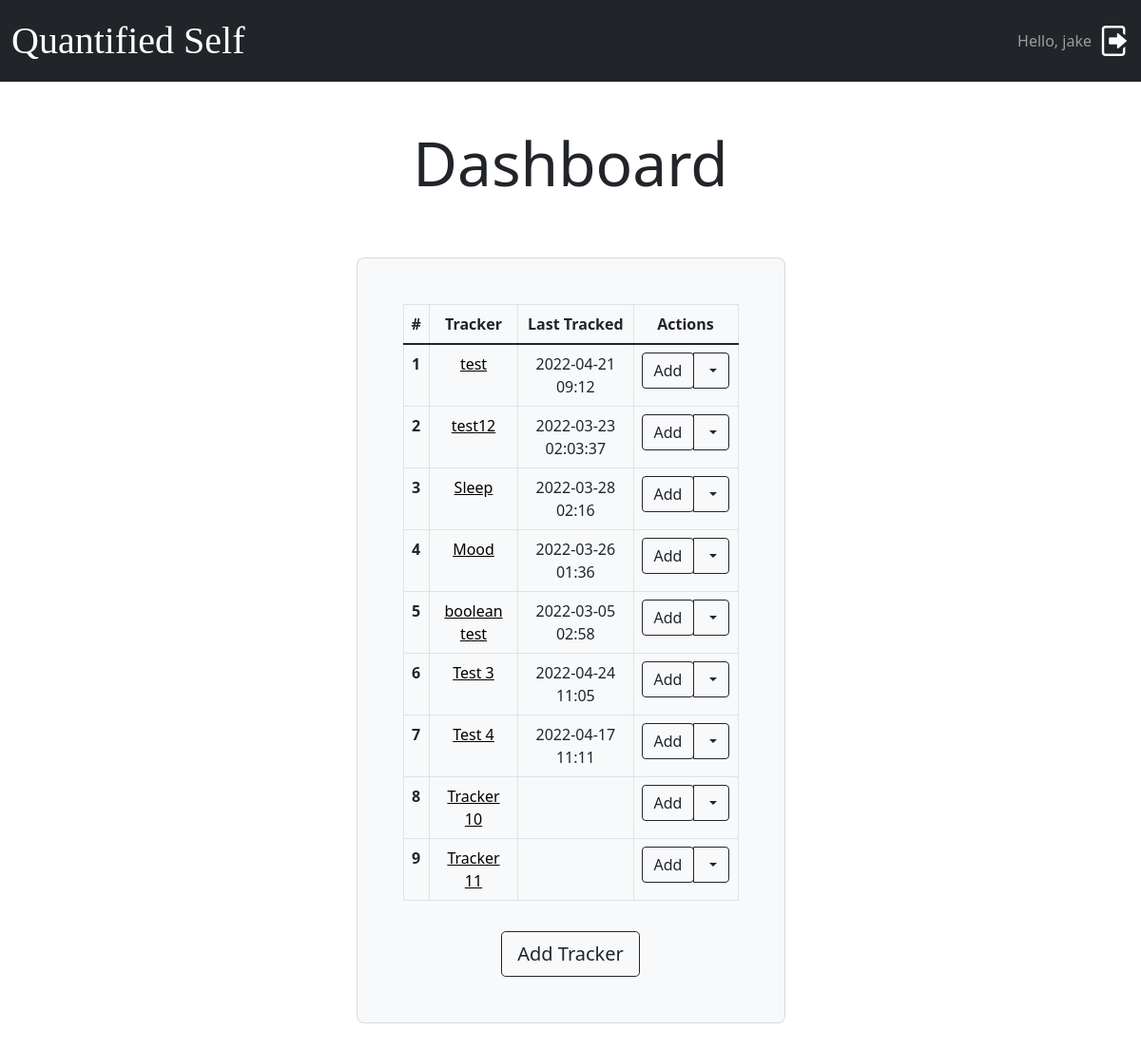
Page /user/jake (signed in) on the committed database.
### flask_app/models.py (models this page shows, shortened)
class Tracker(Base):
    __tablename__ = "trackers"
    id = Column(db.Integer(), autoincrement=True, primary_key=True)
    user = Column(db.Text(), ForeignKey('accounts.username'), nullable=False)
    name = Column(db.Text(), nullable=False)
    last_tracked = Column(db.Text())
    t_type = Column(db.Integer(), nullable=False) # 1: integer, 2: yes/no, 3: MCQ
    option_list = Column(db.Text())
    description = Column(db.Text())

class Log(Base):
    __tablename__ = "logs2"
    log_id = Column(db.Integer(), autoincrement=True, primary_key=True)
    tracker_id = Column(db.Integer(), ForeignKey('trackers.id'), nullable=False)
    date = Column(db.Text(), nullable=False)
    time = Column(db.Text())
    value = Column(db.Text(), nullable=False)
    notes = Column(db.Text())

### flask_app/routes.py (the view)
@app.route(f'/user/<user>', methods=['POST', 'GET'])
def dashboard(user):
    if not CURRENT_USER:
        return redirect(url_for('logout'))
    tracker_entries = get_trackers_list(user)
    return render_template('dashboard.html', logged_in=True, username=user, tracker_entries=tracker_entries)

### flask_app/models.py (called while the page is built)
def get_trackers_list(user):
    with Session(engine) as session:
        return session.query(Tracker).filter_by(user=user).all()

def retrieve_logs(tracker_id, distinct=False, sorted=False):
    with Session(engine) as session:
        if not distinct:
            if sorted:
                return session.query(Log).filter_by(tracker_id=tracker_id).order_by(asc(Log.value)).all()
            else:
                return session.query(Log).filter_by(tracker_id=tracker_id).all()
        else:
            return session.query(Log).filter_by(tracker_id=tracker_id).distinct().order_by(asc(Log.date)).order_by(asc(Log.value))

def get_last_modified(tracker_id):
    l = retrieve_logs(tracker_id, True)
    with Session(engine) as session:
        lmt = session.query(Log).filter_by(tracker_id=tracker_id).order_by(desc(Log.date)).order_by(desc(Log.time)).first()
        if lmt is not None:
            return lmt.date + " " + lmt.time
        else:
            return str()

### flask_app/templates/dashboard.html (shortened to what this page needs)
{% extends 'base.html' %}
{% block content %}
<div class="pt-5 text-center">
    <h1 class="display-3">Dashboard</h1>
</div>
<section class="pt-5">
    <div class="container pt-1 py-5 h-100">
        <div class="row d-flex justify-content-center align-items-center h-100">
            <div class="col-12 col-md-8 col-lg-6 col-xl-5">
                <div class="card bg-light text-grey" style="border-radius: 0.5rem;">
                    <div class="card-body p-5 text-center">
                        <table class="table table-bordered ">
                            <thead>
                            <tr>
                                <th scope="col">#</th>
                                <th scope="col">Tracker</th>
                                <th scope="col">Last Tracked</th>
                                <th scope="col">Actions</th>
                            </tr>
                            </thead>
                            <tbody>
                            {% for t in tracker_entries %}
                            <tr>
                                <th scope="row">{{ loop.index }}</th>
                                <td><a href="{{ url_for('tracker', t_activity=t.name) }}" style="color:black;">{{ t.name }}</a></td>
                                <td>{{ get_last_modified(t.id) }}</td>
                                <td>
                                    <div class="btn-group">
                                        <a href="{{ url_for('logger', t_activity=t.name) }}"><button type="button" class="btn btn-default btn-outline-dark" >Add</button></a>
                                        <button class="btn btn-default btn-outline-dark dropdown-toggle" type="button"
                                                id="dropdownMenuButton1" data-bs-toggle="dropdown"
                                                aria-expanded="false">
                                        </button>
                                    </div>
                                </td>
                            </tr>
                            {% endfor %}
                            </tbody>
                        </table>
                        <div class="pt-3">
                            <a href="{{ url_for('add_tracker') }}">
                                <button class="btn btn-outline-dark btn-lg px-3" type="button">Add Tracker
                                </button>
                            </a>
                        </div>
                    </div>
                </div>
            </div>
        </div>
    </div>
</section>
{% endblock %}

### flask_app/templates/base.html (shortened to what this page needs)
<!DOCTYPE html>
<html lang="en">
<head>
    <link href="https://cdn.jsdelivr.net/npm/bootstrap@5.1.3/dist/css/bootstrap.min.css" rel="stylesheet"
>
</head>
<body>
<nav class="navbar navbar-expand-lg navbar-dark bg-dark">
    <div class="container-fluid">
        <a class="navbar-brand" href="{{ url_for('login') }}">Quantified Self</a>
        <div class="d-grid gap-2 d-md-flex justify-content-md-end">
            {% if logged_in is not defined %}
            {% set logged_in = true %}
            {% endif %}
            {% if logged_in %}
            <p class="navbar-text my-auto">Hello, {{ username }}</p>
            <a class="navbar-text" href="{{ url_for('logout') }}"><img src="{{ url_for('static', filename='logout-32.ico') }}" alt="logout"></a>
            {% endif %}
        </div>
    </div>
</nav>
{% block content %}
{% endblock %}
</body>
</html>

### flask_app/templates/base.html (style rules this page uses)
.navbar-brand { font-family: Georgia, serif; font-size: 2.5rem; }

### rows in the picture
Tracker: name "test", id.time "2022-04-21 09:12"
Tracker: name "test12"
Log: date+time "2022-03-23 02:03:37"
Tracker: name "Sleep"
Log: date+time "2022-03-28 02:16"
Tracker: name "Mood"
Log: date+time "2022-03-26 01:36"
Tracker: name "boolean test"
Log: date+time "2022-03-05 02:58"
Tracker: name "Test 3"
Log: date+time "2022-04-24 11:05"
Tracker: name "Test 4"
Log: date+time "2022-04-17 11:11"
Tracker: name "Tracker 10"
Tracker: name "Tracker 11"

### other values in the picture
{{ username }} "jake"
